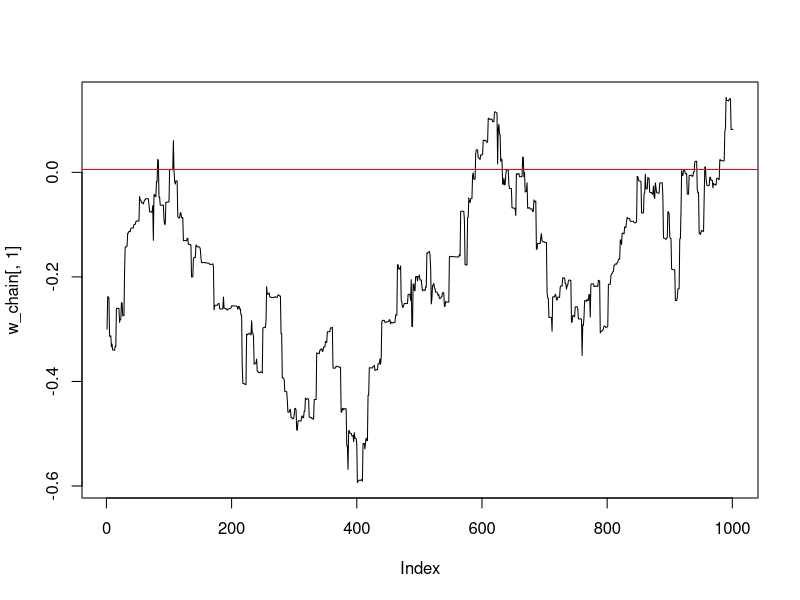
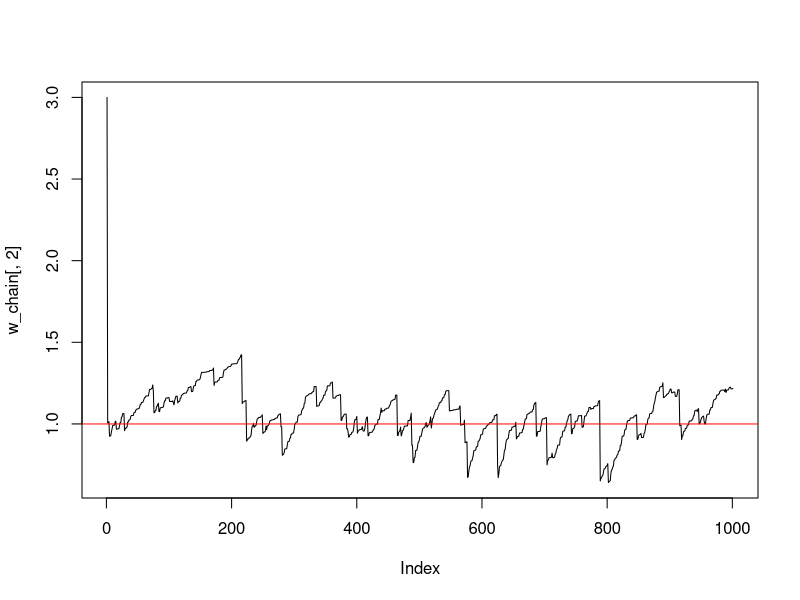

Source code (R) for these figures, in order:
## ---- chunk 1
rm(list=ls())
## ---- chunk 2
# call libraries
#install.packages("numDeriv")
library(numDeriv)
#install.packages("nloptr")
library(nloptr)
## ---- chunk 3
# Load R package for printing
library(knitr)
## ---- chunk 4
# Set a seed of the randon number generator
set.seed(2023)
## ---- chunk 5
data_generating_model <- function(n,w) {
  z <- rep( NaN, times=n*2 )
  z <- matrix(z, nrow = n, ncol = 2)
  z[,1] <- runif(n, min = -10, max = 10)
  p <- w[1] + w[2]*z[,1] 
  p <- exp(p) / (1+exp(p))
  z[,2] <- rbinom(n, size = 1, prob = p)
  return(z)
}
## ---- chunk 6
set.seed(2023)
n_obs <- 500
w_true <- c(0,1)  
z_obs <- data_generating_model(n = n_obs, w = w_true) 
w_true <- as.numeric(glm(z_obs[,2]~ 1+ z_obs[,1],family = "binomial" )$coefficients)
## ---- chunk 7
prediction_rule <- function(x,w) {
  h <- w[1]+w[2]*x
  h <- exp(h) / (1.0 + exp(h) )
  return (h)
}
## ---- chunk 8
loss_fun <- function(w,z) {
  x = z[1]
  y = z[2]
  h <- prediction_rule(x,w)
  ell <- -y*log(h) - (1-y)*log(1-h)
  return (ell)
}
## ---- chunk 9
empirical_risk_fun <- function(w,z,n) {
  x = z[,1]
  y = z[,2]
  R <- 0.0
  for (i in 1:n) {
    R <- R + loss_fun(w,z[i,])
  }
  R <- R / n
  return (R)
}
## ---- chunk 10
learning_rate <-function(t,t0=3) {
  eta <- t0 / t
  return( eta )
}
## ---- chunk 11
grad_loss_fun <- function(w,z) {
  x = z[1]
  y = z[2]
  h <- prediction_rule(x,w)
  grd <- c(h-y, (h-y)*x)
  return (grd)
}
## ---- chunk 12
grad_risk_fun <- function(w,z,n) {
  grd <- 0.0
  for (i in 1:n) {
    grd <- grd + grad_loss_fun(w,z[i,])
  }
  grd <- grd / n
  return (grd)
}

## ---- chunk 13
w <- c(-0.1,1.5)
gr <- grad_risk_fun (w, z=z_obs, n=n_obs) 
gr
## ---- chunk 14
set.seed(2023)
n_obs <- 1000000
w_true <- c(0,1)  
z_obs <- data_generating_model(n = n_obs, w = w_true)
w_true <- as.numeric(glm(z_obs[,2]~ 1+ z_obs[,1],family = "binomial" )$coefficients)
## ---- chunk 15
# out <- nloptr(x0=..,   
#               eval_f=..., #   
#               eval_grad_f=...,  
#               eval_g_ineq = ...,  
#               eval_jac_g_ineq = ...,   
#               w_now=...,  
#               opts = list("algorithm" = "NLOPT_LD_MMA",  
#                           "xtol_rel"=1.0e-8)  
# out$solution
## ---- chunk 16
#
boundary <- 2.0 # this is the value |w|_{2}^{2} <= boundary
# auxiliary functions to compute the projection
eval_f0 <- function( w_proj, w_now ){ 
  return( sqrt(sum((w_proj-w_now)^2)) )
}
eval_grad_f0 <- function( w, w_now ){ 
  return( c( 2*(w[1]-w_now[1]), 2*(w[2]-w_now[2]) ) )
}
eval_g0 <- function( w_proj, w_now) {
  return( sum(w_proj^2) -(boundary)^2 )
}
eval_jac_g0 <- function( x, w_now ) {
  return(   c(2*w[1],2*w[2] )  )
}
## ---- chunk 17
#
w <- c(-0.1,0.3)
#
out <- nloptr(x0=c(0.0,0.0),
            eval_f=eval_f0,
            eval_grad_f=eval_grad_f0,
            eval_g_ineq = eval_g0,
            eval_jac_g_ineq = eval_jac_g0, 
            w_now=w,
            opts = list("algorithm" = "NLOPT_LD_MMA",
                        "xtol_rel"=1.0e-8) 
            )
out$solution
## ---- chunk 18
#
boundary <- 2.0 # this is the value |w|_{2}^{2} <= boundary
# auxiliary functions to compute the projection
eval_f0 <- function( w_proj, w_now ){ 
  return( sqrt(sum((w_proj-w_now)^2)) )
}
eval_grad_f0 <- function( w, w_now ){ 
  return( c( 2*(w[1]-w_now[1]), 2*(w[2]-w_now[2]) ) )
}
eval_g0 <- function( w_proj, w_now) {
  return( sum(w_proj^2) -(boundary)^2 )
}
eval_jac_g0 <- function( x, w_now ) {
  return(   c(2*w[1],2*w[2] )  )
}
## ---- chunk 19
m <- 1
eta <- 0.1
Tmax <- 1000
w_seed <- c(-0.3,3.0)

w <- w_seed
w_chain <- c(w_seed)
Qstop <- 0 
t <- 0
while ( Qstop == 0 ) {
  # counter
  t <- t +  1
  cat( t ) ; cat( ' ' ) ## counter added for display reasons
  # step 1: update  
  J <- sample.int(n = n_obs, size = m, replace = TRUE)
  if (m==1) {
    zbatch <- matrix(z_obs[J,],1,2)
  } else {
    zbatch <- z_obs[J,]
  }
  #eta <- learning_rate( t )
  erf_fun <- function(w, z = zbatch, n=m) {
    return( empirical_risk_fun(w, z, n) ) 
  }
  w <- w - eta * numDeriv::grad( erf_fun, w )
  #w <- w - eta * grad_risk_fun( w, zbatch, m )
  # step 1.5 projection
  out <- nloptr(x0=c(0.0,0.0),
              eval_f=eval_f0,
              eval_grad_f=eval_grad_f0,
              eval_g_ineq = eval_g0,
              eval_jac_g_ineq = eval_jac_g0, 
              w_now=w,
              opts = list("algorithm" = "NLOPT_LD_MMA",
                          "xtol_rel"=1.0e-8),
  )
  w <- out$solution
  # record
  w_chain <- rbind(w_chain, w)
  # step 2: check for rtermination terminate
  if ( t>= Tmax ) {
    Qstop <- 1
  }
}
plot(w_chain[,1], type='l') +
abline(h=w_true[1], col='red')
plot(w_chain[,2], type='l') +
abline(h=w_true[2], col='red')
